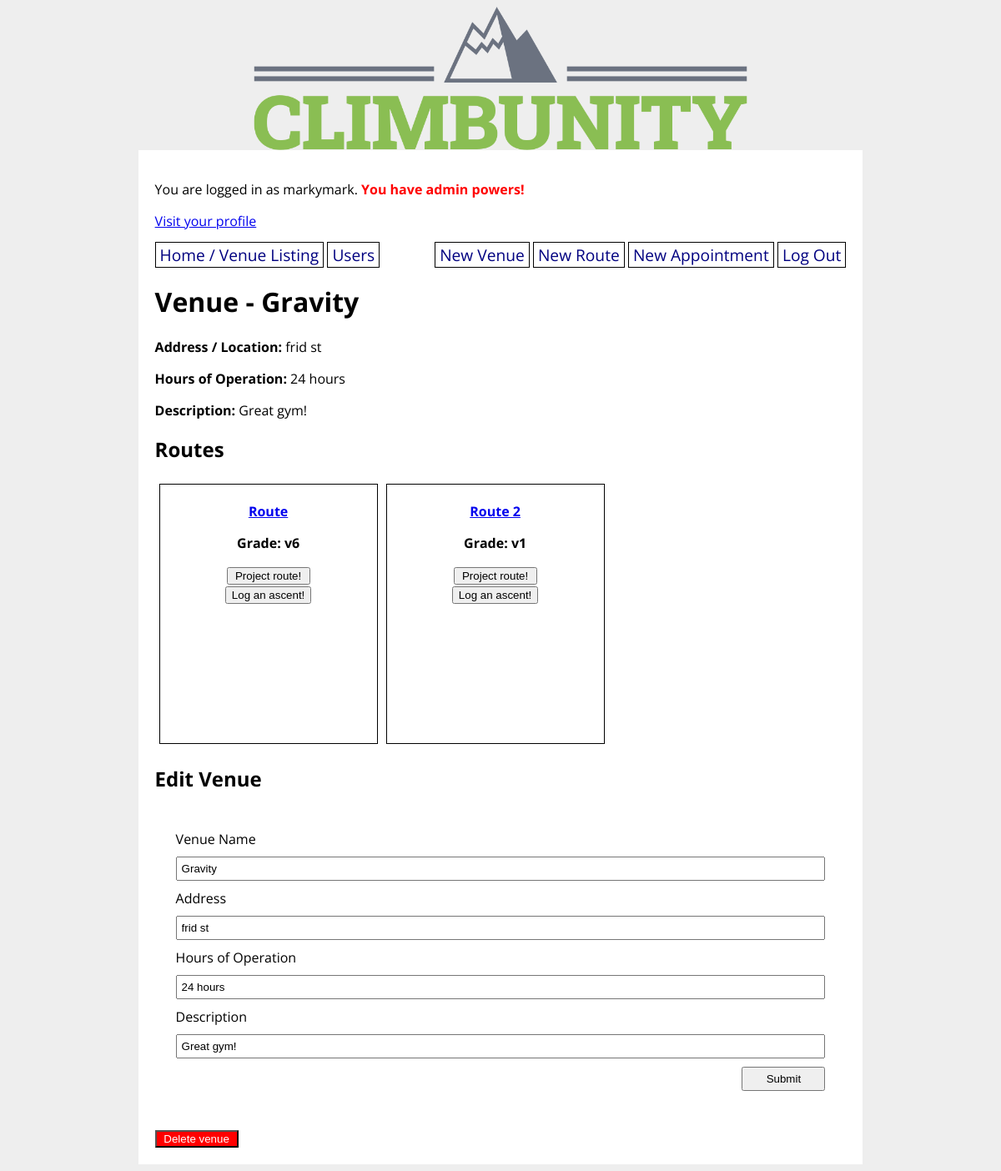
Page /venue/1 (signed in) on the committed database.
### climbunity_app/models.py (models this page shows, shortened)
class User(UserMixin, db.Model):
    id = db.Column(db.Integer, primary_key=True)
    username = db.Column(db.String(80), nullable=False, unique=True)
    password = db.Column(db.String(200), nullable=False)
    email = db.Column(db.String(200), nullable=False)
    first_name = db.Column(db.String(50), nullable=False)
    last_name = db.Column(db.String(50), nullable=False)
    address = db.Column(db.String(200), nullable=False)
    has_gear = db.Column(db.Boolean, nullable=False)
    is_admin = db.Column(db.Boolean)
    user_projects = db.relationship('Route',
        secondary='user_project_lists', back_populates='projecting_users'
    ) # User <- N -- N -> Route
    user_appointments = db.relationship('Appointment',
        secondary='appointment_guests', back_populates='appointment_attendants'
    ) # User <- N -- N -> Appointment
    user_does_styles = db.relationship('Style',
        secondary='user_style_lists', back_populates='climber_styles'
    ) # User <- N -- N -> Style

class Venue(db.Model):
    id = db.Column(db.Integer, primary_key=True)
    name = db.Column(db.String(80), nullable=False)
    address = db.Column(db.String(80), nullable=False)
    open_hours = db.Column(db.String(1000))
    description = db.Column(db.String(1000))
    booked_appointments = db.relationship('Appointment', back_populates='appointment_venue') # Venue <-1 -- N-> Appointment

class Route(db.Model):
    id = db.Column(db.Integer, primary_key=True)
    venue_id = db.Column(db.Integer, db.ForeignKey('venue.id'), nullable=False)
    setter_id = db.Column(db.Integer, db.ForeignKey('user.id'))
    name = db.Column(db.String(80), nullable=False)
    grade = db.Column(db.String(10), nullable=False)
    photo_url = db.Column(URLType)
    route_set_date = db.Column(db.Date)
    route_takedown_date = db.Column(db.Date)
    ascents_on_route = db.relationship('Ascent', back_populates='route_ascended') # Route <-1 -- N-> Ascent
    projecting_users = db.relationship('User',
        secondary='user_project_lists', back_populates='user_projects'
    ) # User <- N -- N -> Route
    possible_route_styles = db.relationship('Style',
        secondary='route_style_lists', back_populates='route_styles'
    ) # Route <- N -- N -> Style
    route_tags = db.relationship('Tag',
        secondary='route_tag_lists', back_populates='tagged_routes'
    ) # Route <- N -- N -> Tag

### climbunity_app/main/routes.py (the view, shortened to what this page needs)
@main.route('/venue/<venue_id>', methods=['GET', 'POST'])
def venue_detail(venue_id):
    venue = Venue.query.get(venue_id)
    routes = Route.query.filter_by(venue_id=venue_id).all()
    form = VenueForm(obj=venue)
    venue = Venue.query.get(venue_id)
    return render_template('venue_detail.html', form=form, routes=routes, venue=venue)

### climbunity_app/main/forms.py
class VenueForm(FlaskForm):
    name = StringField('Venue Name',
    validators=[
        DataRequired(),
        Length(min=3, max=80, message="Your venue name needs to be betweeen 3 and 80 chars")
    ])
    address = StringField('Address',
    validators=[
        DataRequired(),
        Length(min=3, max=80, message="Your need to enter a street address or general location")
    ])
    open_hours = StringField('Hours of Operation')
    description = StringField('Description')
    submit = SubmitField('Submit')

### climbunity_app/extensions.py (called while the page is built)
@login_manager.user_loader
def load_user(user_id):
    return User.query.get(user_id)

### climbunity_app/templates/venue_detail.html
{% extends 'base.html' %}
{% block content %}
<h1>Venue - {{ venue.name }}</h1>
<p><strong>Address / Location:</strong> {{ venue.address }}</p>
<p><strong>Hours of Operation:</strong> {{ venue.open_hours }}</p>
<p><strong>Description:</strong> {{ venue.description }}</p>
<h2>Routes</h2>
{% if routes %}
    <div class="routes">
        {% for route in routes %}
        <div class="route-details">
            <a href="/route/{{ route.id }}">
            <p><strong>{{ route.name }}</strong></p></a>
            <p><strong>Grade: {{ route.grade }}</strong></p>
            {% if current_user.is_authenticated %}
                <form method="POST" action="/add_to_project_list/{{ route.id }}">
                    <input type="submit" value="Project route!">
                </form>
                <form method="POST" action="/log_ascent/{{ route.id }}">
                    <input type="submit" value="Log an ascent!">
                </form>
            {% endif %}
        </div>
        {% endfor %}
    </div>
{% else %}
    There are no routes listed for this venue.  You should {% if not current_user.is_authenticated %}sign up and {% endif %}add some!
{% endif %}
{% if current_user.username %}
    {% include 'partials/edit_venue_partial.html' %}
{% endif %}
{% endblock %}

### climbunity_app/templates/partials/nav_buttons_partial.html (shortened to what this page needs)
<div>
    {% if current_user.is_authenticated %}
        <p>You are logged in as {{ current_user.username }}.
            {% if current_user.is_admin %}
                <strong class="admin"> You have admin powers! </strong>
            {% endif %}
        </p>
        <p>
            <a href="/profile/{{ current_user.id }}">Visit your profile</a>
        </p>
    {% endif %}
</div>
<nav>
    <div>
        <a href="/">Home / Venue Listing</a>
        <a href="/users">Users</a>
    </div>
    <div>
        {% if current_user.is_authenticated %}
            <a href="/new_venue">New Venue</a>
            <a href="/new_route">New Route</a>
            <a href="/new_appointment">New Appointment</a>
            <a href="/logout">Log Out</a>
        {% else %}
            <a href="/signup">Sign Up</a>
            <a href="/login">Log In</a>
        {% endif %}
    </div>
</nav>

### climbunity_app/templates/partials/edit_venue_partial.html (shortened to what this page needs)
<h2>Edit Venue</h2>
<form method="POST" action="{{ url_for('main.venue_detail', venue_id=venue.id) }}">
    <fieldset>
        {{ form.name.label }}
        {{ form.name }}
        {{ form.address.label }}
        {{ form.address }}
        {{ form.open_hours.label }}
        {{ form.open_hours }}
        {{ form.description.label }}
        {{ form.description }}
        {{ form.submit }}
    </fieldset>
</form>
{% if current_user.is_authenticated %}
    {% if current_user.is_admin %}
        <form method="POST" action="/delete_venue/{{ venue.id }}">
            <input type="submit" class="delete" value="Delete venue">
        </form>
    {% endif %}
{% endif %}

### climbunity_app/static/style.css (style rules this page uses)
body { display: flex; flex-direction: column; align-items: center; background-color: #eee; font-family: 'Open Sans', sans-serif; }
nav { width: 100%; display: flex; flex-direction: row; justify-content: space-between; }
nav a { color: navy; text-decoration: none; border: 1px solid black; padding: 1px 5px; font-size: 1.2em; }
fieldset { display: flex; flex-direction: column; margin: 20px 0; padding: 20px; border: none; }
fieldset * { margin: 5px; }
fieldset input { padding: 5px; }
input[type=submit] { min-width: 100px; align-self: flex-end; }
.delete { background-color: red; color: white; }
.routes { display: flex; flex-direction: row; flex-wrap: wrap; }
.route-details { border: 1px solid black; margin: 5px; padding: 5px; text-align: center; width: 250px; height: 300px; }
.error, .admin { color: red; font-weight: bolder; }

### rows in the picture
User: username "markymark"
Venue: name "Gravity", address "frid st", open_hours "24 hours", description "Great gym!"
Route: name "Route", grade "v6"
Route: name "Route 2", grade "v1"
